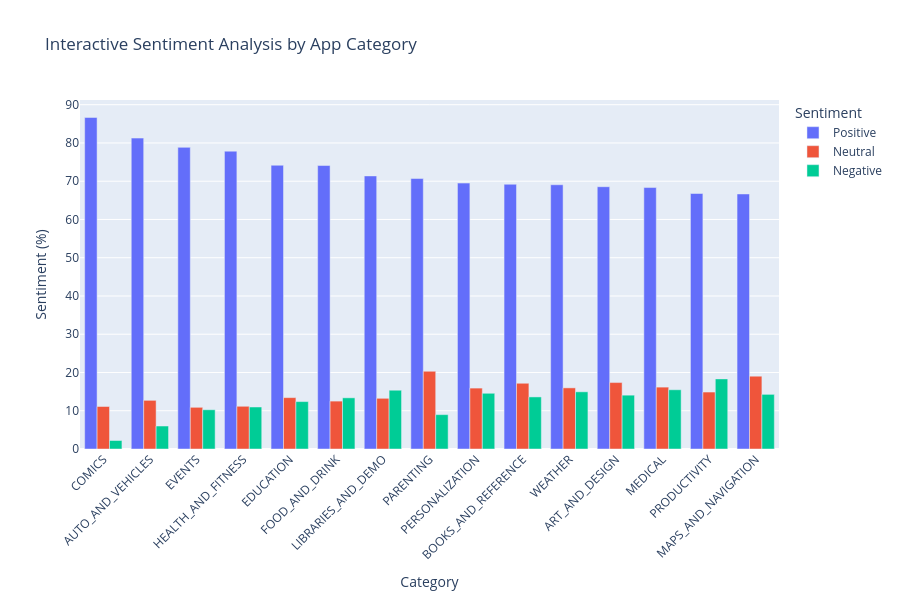

The code cell stored with this chart in its notebook:
### Code cell
import plotly.express as px

# Interactive category analysis
interactive_data = (
    sentiment_by_category
    .reset_index()
    .sort_values("Positive", ascending=False)
)

fig = px.bar(
    interactive_data.head(15),
    x="Category",
    y=["Positive", "Neutral", "Negative"],
    title="Interactive Sentiment Analysis by App Category",
    barmode="group",
    labels={
        "value": "Sentiment (%)",
        "variable": "Sentiment"
    }
)

fig.update_layout(
    xaxis_tickangle=-45,
    height=600
)

fig.show()

### Figure 1 — Plotly figure (JSON) as saved in the notebook; plotly's stock layout.template omitted (floating-point values rounded to 4 significant figures)
{"data": [{"alignmentgroup": "True", "hovertemplate": "Sentiment=Positive<br>Category=%{x}<br>Sentiment (%)=%{y}<extra></extra>", "legendgroup": "Positive", "marker": {"color": "#636efa", "pattern": {"shape": ""}}, "name": "Positive", "offsetgroup": "Positive", "orientation": "v", "showlegend": true, "textposition": "auto", "type": "bar", "x": ["COMICS", "AUTO_AND_VEHICLES", "EVENTS", "HEALTH_AND_FITNESS", "EDUCATION", "FOOD_AND_DRINK", "LIBRARIES_AND_DEMO", "PARENTING", "PERSONALIZATION", "BOOKS_AND_REFERENCE", "WEATHER", "ART_AND_DESIGN", "MEDICAL", "PRODUCTIVITY", "MAPS_AND_NAVIGATION"], "xaxis": "x", "y": [86.67, 81.27, 78.85, 77.85, 74.17, 74.1, 71.39, 70.7, 69.51, 69.21, 69.07, 68.56, 68.34, 66.78, 66.67], "yaxis": "y"}, {"alignmentgroup": "True", "hovertemplate": "Sentiment=Neutral<br>Category=%{x}<br>Sentiment (%)=%{y}<extra></extra>", "legendgroup": "Neutral", "marker": {"color": "#EF553B", "pattern": {"shape": ""}}, "name": "Neutral", "offsetgroup": "Neutral", "orientation": "v", "showlegend": true, "textposition": "auto", "type": "bar", "x": ["COMICS", "AUTO_AND_VEHICLES", "EVENTS", "HEALTH_AND_FITNESS", "EDUCATION", "FOOD_AND_DRINK", "LIBRARIES_AND_DEMO", "PARENTING", "PERSONALIZATION", "BOOKS_AND_REFERENCE", "WEATHER", "ART_AND_DESIGN", "MEDICAL", "PRODUCTIVITY", "MAPS_AND_NAVIGATION"], "xaxis": "x", "y": [11.11, 12.72, 10.9, 11.17, 13.43, 12.52, 13.25, 20.31, 15.92, 17.18, 15.98, 17.37, 16.18, 14.89, 19.05], "yaxis": "y"}, {"alignmentgroup": "True", "hovertemplate": "Sentiment=Negative<br>Category=%{x}<br>Sentiment (%)=%{y}<extra></extra>", "legendgroup": "Negative", "marker": {"color": "#00cc96", "pattern": {"shape": ""}}, "name": "Negative", "offsetgroup": "Negative", "orientation": "v", "showlegend": true, "textposition": "auto", "type": "bar", "x": ["COMICS", "AUTO_AND_VEHICLES", "EVENTS", "HEALTH_AND_FITNESS", "EDUCATION", "FOOD_AND_DRINK", "LIBRARIES_AND_DEMO", "PARENTING", "PERSONALIZATION", "BOOKS_AND_REFERENCE", "WEATHER", "ART_AND_DESIGN", "MEDICAL", "PRODUCTIVITY", "MAPS_AND_NAVIGATION"], "xaxis": "x", "y": [2.222, 6.007, 10.26, 10.98, 12.4, 13.38, 15.36, 8.984, 14.57, 13.61, 14.95, 14.07, 15.48, 18.33, 14.29], "yaxis": "y"}], "layout": {"barmode": "group", "height": 600, "legend": {"title": {"text": "Sentiment"}, "tracegroupgap": 0}, "title": {"text": "Interactive Sentiment Analysis by App Category"}, "xaxis": {"anchor": "y", "domain": [0, 1], "tickangle": -45, "title": {"text": "Category"}}, "yaxis": {"anchor": "x", "domain": [0, 1], "title": {"text": "Sentiment (%)"}}}}
